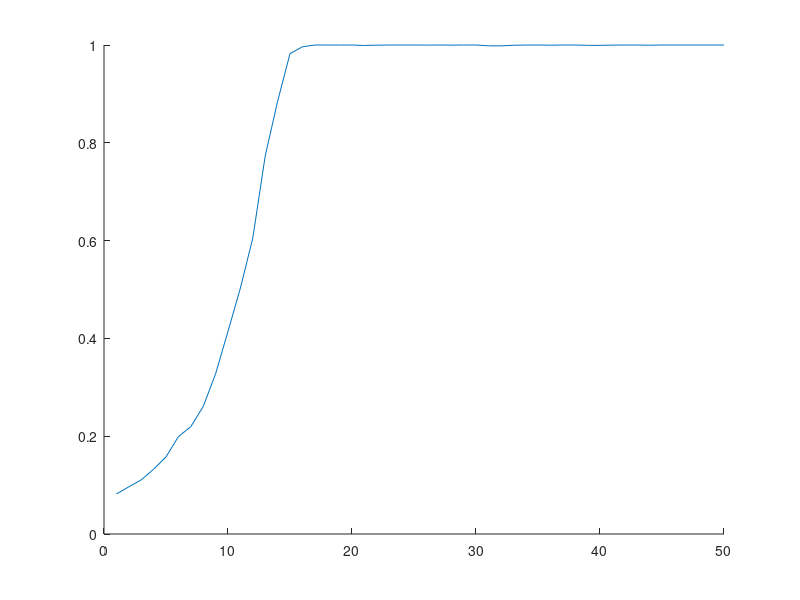

This figure's MATLAB source:
clc;
clear all;
close all;

%% Simulation parameters
N = 10;             % Size of population

f = 100e3;          % Frequency
omega = 2*pi*f;
Ue = 1;             % Input Voltage

sigma_R = 0;     % Standard deviation R
sigma_L = 0;     % Standard deviation L
sigma_C = 1e-9;     % Standard deviation C

%% Starting parameters
R = 1;
L = 20e-6;
C = 100e-9;

Ck = [];
Lk = [];
Fk = [];

%% Create starting Population 
P = [ones(N,1) * R, ones(N,1) * L, ones(N,1) * C];

tic();
for k = 1:50
    %% Evaluate current Population
    R = P(:,1);
    L = P(:,2);
    C = P(:,3);
    Z = 1./(j*omega*C) + j*omega*L + R;
    I = Ue ./ Z;
    Ua = Ue * R ./ Z;

    Fitness = abs(I).*abs(Ua);
    
    %% Determine parents
    index = find(Fitness == max(Fitness));
    Fmaxindex(k) = index(1);
    Fk(k) = Fitness(Fmaxindex(k));
    R = P(Fmaxindex(k),1);
    L = P(Fmaxindex(k),2);
    C = P(Fmaxindex(k),3);
    
    %% Create child population
    P = [ones(N,1) * R, ones(N,1) * L, ones(N,1) * C];
    Ck(k) = C;
    Lk(k) = L;
    
    %% Mutate Population
    noise_R = [sigma_R * randn(N,1)];
    noise_L = [sigma_L * randn(N,1)];
    noise_C = [sigma_C * randn(N,1)];
    noise = [noise_R noise_L noise_C];
    P = P + noise;
end
toc();

R
L
C
hold on;
plot(Fk);
